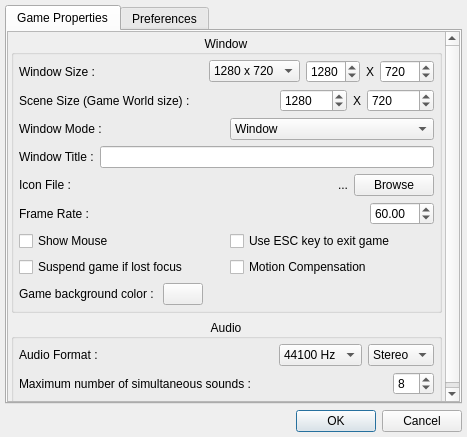
<?xml version="1.0" encoding="UTF-8"?>
<ui version="4.0">
 <class>ConfigDialog</class>
 <widget class="QDialog" name="ConfigDialog">
  <property name="geometry">
   <rect>
    <x>0</x>
    <y>0</y>
    <width>467</width>
    <height>437</height>
   </rect>
  </property>
  <property name="windowTitle">
   <string>Configuration</string>
  </property>
  <layout class="QVBoxLayout" name="verticalLayout">
   <property name="leftMargin">
    <number>5</number>
   </property>
   <property name="topMargin">
    <number>5</number>
   </property>
   <property name="rightMargin">
    <number>5</number>
   </property>
   <property name="bottomMargin">
    <number>5</number>
   </property>
   <item>
    <widget class="QTabWidget" name="tabWidget">
     <property name="currentIndex">
      <number>0</number>
     </property>
     <widget class="QWidget" name="tab">
      <attribute name="title">
       <string>Game Properties</string>
      </attribute>
      <layout class="QVBoxLayout" name="verticalLayout_5">
       <property name="leftMargin">
        <number>0</number>
       </property>
       <property name="topMargin">
        <number>0</number>
       </property>
       <property name="rightMargin">
        <number>0</number>
       </property>
       <property name="bottomMargin">
        <number>0</number>
       </property>
       <item>
        <widget class="QScrollArea" name="scrollArea">
         <property name="widgetResizable">
          <bool>true</bool>
         </property>
         <widget class="QWidget" name="scrollAreaWidgetContents">
          <property name="geometry">
           <rect>
            <x>0</x>
            <y>0</y>
            <width>437</width>
            <height>398</height>
           </rect>
          </property>
          <layout class="QVBoxLayout" name="verticalLayout_4">
           <property name="leftMargin">
            <number>3</number>
           </property>
           <property name="topMargin">
            <number>3</number>
           </property>
           <property name="rightMargin">
            <number>3</number>
           </property>
           <property name="bottomMargin">
            <number>3</number>
           </property>
           <item>
            <widget class="QGroupBox" name="groupBox">
             <property name="title">
              <string>Window</string>
             </property>
             <property name="alignment">
              <set>Qt::AlignCenter</set>
             </property>
             <layout class="QVBoxLayout" name="verticalLayout_2">
              <property name="leftMargin">
               <number>5</number>
              </property>
              <property name="topMargin">
               <number>5</number>
              </property>
              <property name="rightMargin">
               <number>5</number>
              </property>
              <property name="bottomMargin">
               <number>5</number>
              </property>
              <item>
               <layout class="QHBoxLayout" name="horizontalLayout_2" stretch="7,3,0,0,0">
                <item>
                 <widget class="QLabel" name="label">
                  <property name="text">
                   <string>Window Size : </string>
                  </property>
                 </widget>
                </item>
                <item>
                 <widget class="QComboBox" name="winSizeComboBox">
                  <property name="currentIndex">
                   <number>4</number>
                  </property>
                  <item>
                   <property name="text">
                    <string/>
                   </property>
                  </item>
                  <item>
                   <property name="text">
                    <string>1366 x 768</string>
                   </property>
                  </item>
                  <item>
                   <property name="text">
                    <string>1360 x 768</string>
                   </property>
                  </item>
                  <item>
                   <property name="text">
                    <string>1280 x 768</string>
                   </property>
                  </item>
                  <item>
                   <property name="text">
                    <string>1280 x 720</string>
                   </property>
                  </item>
                  <item>
                   <property name="text">
                    <string>1024 x 768</string>
                   </property>
                  </item>
                  <item>
                   <property name="text">
                    <string>800 x 600</string>
                   </property>
                  </item>
                  <item>
                   <property name="text">
                    <string>720 x 576</string>
                   </property>
                  </item>
                  <item>
                   <property name="text">
                    <string>720 x 480</string>
                   </property>
                  </item>
                  <item>
                   <property name="text">
                    <string>640 x 480</string>
                   </property>
                  </item>
                  <item>
                   <property name="text">
                    <string>320 x 240</string>
                   </property>
                  </item>
                  <item>
                   <property name="text">
                    <string>240 x 320</string>
                   </property>
                  </item>
                 </widget>
                </item>
                <item>
                 <widget class="QSpinBox" name="winWidthSpinBox">
                  <property name="minimum">
                   <number>20</number>
                  </property>
                  <property name="maximum">
                   <number>9000</number>
                  </property>
                  <property name="value">
                   <number>1280</number>
                  </property>
                 </widget>
                </item>
                <item>
                 <widget class="QLabel" name="label_2">
                  <property name="text">
                   <string>X</string>
                  </property>
                  <property name="alignment">
                   <set>Qt::AlignCenter</set>
                  </property>
                 </widget>
                </item>
                <item>
                 <widget class="QSpinBox" name="winHeightSpinBox">
                  <property name="minimum">
                   <number>20</number>
                  </property>
                  <property name="maximum">
                   <number>9000</number>
                  </property>
                  <property name="value">
                   <number>720</number>
                  </property>
                 </widget>
                </item>
               </layout>
              </item>
              <item>
               <layout class="QHBoxLayout" name="horizontalLayout_12" stretch="7,0,0,0">
                <item>
                 <widget class="QLabel" name="label_10">
                  <property name="text">
                   <string>Scene Size (Game World size) : </string>
                  </property>
                 </widget>
                </item>
                <item>
                 <widget class="QSpinBox" name="sceneWidthSpinBox">
                  <property name="minimum">
                   <number>20</number>
                  </property>
                  <property name="maximum">
                   <number>1000000</number>
                  </property>
                  <property name="value">
                   <number>1280</number>
                  </property>
                 </widget>
                </item>
                <item>
                 <widget class="QLabel" name="label_11">
                  <property name="text">
                   <string>X</string>
                  </property>
                  <property name="alignment">
                   <set>Qt::AlignCenter</set>
                  </property>
                 </widget>
                </item>
                <item>
                 <widget class="QSpinBox" name="sceneHeightSpinBox">
                  <property name="minimum">
                   <number>20</number>
                  </property>
                  <property name="maximum">
                   <number>1000000</number>
                  </property>
                  <property name="value">
                   <number>720</number>
                  </property>
                 </widget>
                </item>
               </layout>
              </item>
              <item>
               <layout class="QHBoxLayout" name="horizontalLayout_3">
                <item>
                 <widget class="QLabel" name="label_3">
                  <property name="text">
                   <string>Window Mode :</string>
                  </property>
                 </widget>
                </item>
                <item>
                 <widget class="QComboBox" name="winModeComboBox">
                  <item>
                   <property name="text">
                    <string>Window</string>
                   </property>
                  </item>
                  <item>
                   <property name="text">
                    <string>Full Screen</string>
                   </property>
                  </item>
                 </widget>
                </item>
               </layout>
              </item>
              <item>
               <layout class="QHBoxLayout" name="horizontalLayout_7">
                <item>
                 <widget class="QLabel" name="label_5">
                  <property name="text">
                   <string>Window Title :</string>
                  </property>
                 </widget>
                </item>
                <item>
                 <widget class="QLineEdit" name="winTitleLineEdit"/>
                </item>
               </layout>
              </item>
              <item>
               <layout class="QHBoxLayout" name="horizontalLayout_8" stretch="9,0,0">
                <item>
                 <widget class="QLabel" name="label_6">
                  <property name="text">
                   <string>Icon File :</string>
                  </property>
                 </widget>
                </item>
                <item>
                 <widget class="QLabel" name="iconFilelabel">
                  <property name="text">
                   <string>...</string>
                  </property>
                 </widget>
                </item>
                <item>
                 <widget class="QPushButton" name="iconBrowseBtn">
                  <property name="text">
                   <string>Browse</string>
                  </property>
                 </widget>
                </item>
               </layout>
              </item>
              <item>
               <layout class="QHBoxLayout" name="horizontalLayout_4" stretch="9,0">
                <item>
                 <widget class="QLabel" name="label_4">
                  <property name="text">
                   <string>Frame Rate :</string>
                  </property>
                 </widget>
                </item>
                <item>
                 <widget class="QDoubleSpinBox" name="frameRateDSpinBox">
                  <property name="maximum">
                   <double>240.000000000000000</double>
                  </property>
                  <property name="value">
                   <double>60.000000000000000</double>
                  </property>
                 </widget>
                </item>
               </layout>
              </item>
              <item>
               <layout class="QHBoxLayout" name="horizontalLayout_5">
                <item>
                 <widget class="QCheckBox" name="showMouseCheckBox">
                  <property name="text">
                   <string>Show Mouse</string>
                  </property>
                 </widget>
                </item>
                <item>
                 <widget class="QCheckBox" name="escapeCheckBox">
                  <property name="text">
                   <string>Use ESC key to exit game</string>
                  </property>
                 </widget>
                </item>
               </layout>
              </item>
              <item>
               <layout class="QHBoxLayout" name="horizontalLayout_6">
                <item>
                 <widget class="QCheckBox" name="suspendCheckBox">
                  <property name="text">
                   <string>Suspend game if lost focus</string>
                  </property>
                 </widget>
                </item>
                <item>
                 <widget class="QCheckBox" name="motionCompCheckBox">
                  <property name="text">
                   <string>Motion Compensation</string>
                  </property>
                 </widget>
                </item>
               </layout>
              </item>
              <item>
               <layout class="QHBoxLayout" name="horizontalLayout_11">
                <item>
                 <widget class="QLabel" name="label_9">
                  <property name="text">
                   <string>Game background color : </string>
                  </property>
                 </widget>
                </item>
                <item>
                 <widget class="QPushButton" name="sceneBGColorBtn">
                  <property name="styleSheet">
                   <string notr="true"/>
                  </property>
                  <property name="text">
                   <string/>
                  </property>
                 </widget>
                </item>
                <item>
                 <spacer name="horizontalSpacer_3">
                  <property name="orientation">
                   <enum>Qt::Horizontal</enum>
                  </property>
                  <property name="sizeHint" stdset="0">
                   <size>
                    <width>40</width>
                    <height>20</height>
                   </size>
                  </property>
                 </spacer>
                </item>
               </layout>
              </item>
             </layout>
            </widget>
           </item>
           <item>
            <widget class="QGroupBox" name="groupBox_2">
             <property name="title">
              <string>Audio</string>
             </property>
             <property name="alignment">
              <set>Qt::AlignCenter</set>
             </property>
             <layout class="QVBoxLayout" name="verticalLayout_3">
              <property name="leftMargin">
               <number>5</number>
              </property>
              <property name="topMargin">
               <number>5</number>
              </property>
              <property name="rightMargin">
               <number>5</number>
              </property>
              <property name="bottomMargin">
               <number>5</number>
              </property>
              <item>
               <layout class="QHBoxLayout" name="horizontalLayout_9" stretch="9,0,0">
                <item>
                 <widget class="QLabel" name="label_7">
                  <property name="text">
                   <string>Audio Format : </string>
                  </property>
                 </widget>
                </item>
                <item>
                 <widget class="QComboBox" name="audioFormatsComboBox">
                  <item>
                   <property name="text">
                    <string>44100 Hz</string>
                   </property>
                  </item>
                  <item>
                   <property name="text">
                    <string>22050 Hz</string>
                   </property>
                  </item>
                  <item>
                   <property name="text">
                    <string>11050 Hz</string>
                   </property>
                  </item>
                 </widget>
                </item>
                <item>
                 <widget class="QComboBox" name="audioChannelsComboBox">
                  <item>
                   <property name="text">
                    <string>Stereo</string>
                   </property>
                  </item>
                  <item>
                   <property name="text">
                    <string>Mono</string>
                   </property>
                  </item>
                 </widget>
                </item>
               </layout>
              </item>
              <item>
               <layout class="QHBoxLayout" name="horizontalLayout_10" stretch="9,0">
                <item>
                 <widget class="QLabel" name="label_8">
                  <property name="text">
                   <string>Maximum number of simultaneous sounds :</string>
                  </property>
                 </widget>
                </item>
                <item>
                 <widget class="QSpinBox" name="maxAudioSpinBox">
                  <property name="minimum">
                   <number>1</number>
                  </property>
                  <property name="maximum">
                   <number>16</number>
                  </property>
                  <property name="value">
                   <number>8</number>
                  </property>
                 </widget>
                </item>
               </layout>
              </item>
             </layout>
            </widget>
           </item>
           <item>
            <spacer name="verticalSpacer">
             <property name="orientation">
              <enum>Qt::Vertical</enum>
             </property>
             <property name="sizeHint" stdset="0">
              <size>
               <width>20</width>
               <height>40</height>
              </size>
             </property>
            </spacer>
           </item>
          </layout>
         </widget>
        </widget>
       </item>
      </layout>
     </widget>
     <widget class="QWidget" name="tab_2">
      <attribute name="title">
       <string>Preferences</string>
      </attribute>
     </widget>
    </widget>
   </item>
   <item>
    <layout class="QHBoxLayout" name="horizontalLayout">
     <item>
      <spacer name="horizontalSpacer">
       <property name="orientation">
        <enum>Qt::Horizontal</enum>
       </property>
       <property name="sizeHint" stdset="0">
        <size>
         <width>40</width>
         <height>20</height>
        </size>
       </property>
      </spacer>
     </item>
     <item>
      <widget class="QDialogButtonBox" name="buttonBox">
       <property name="orientation">
        <enum>Qt::Horizontal</enum>
       </property>
       <property name="standardButtons">
        <set>QDialogButtonBox::Cancel|QDialogButtonBox::Ok</set>
       </property>
      </widget>
     </item>
    </layout>
   </item>
  </layout>
 </widget>
 <resources/>
 <connections>
  <connection>
   <sender>buttonBox</sender>
   <signal>accepted()</signal>
   <receiver>ConfigDialog</receiver>
   <slot>accept()</slot>
   <hints>
    <hint type="sourcelabel">
     <x>248</x>
     <y>254</y>
    </hint>
    <hint type="destinationlabel">
     <x>157</x>
     <y>274</y>
    </hint>
   </hints>
  </connection>
  <connection>
   <sender>buttonBox</sender>
   <signal>rejected()</signal>
   <receiver>ConfigDialog</receiver>
   <slot>reject()</slot>
   <hints>
    <hint type="sourcelabel">
     <x>316</x>
     <y>260</y>
    </hint>
    <hint type="destinationlabel">
     <x>286</x>
     <y>274</y>
    </hint>
   </hints>
  </connection>
 </connections>
</ui>
